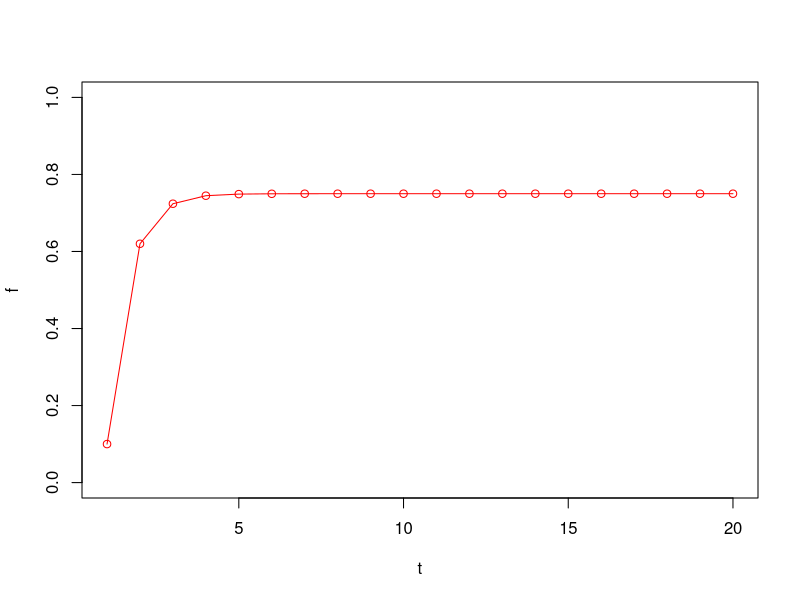
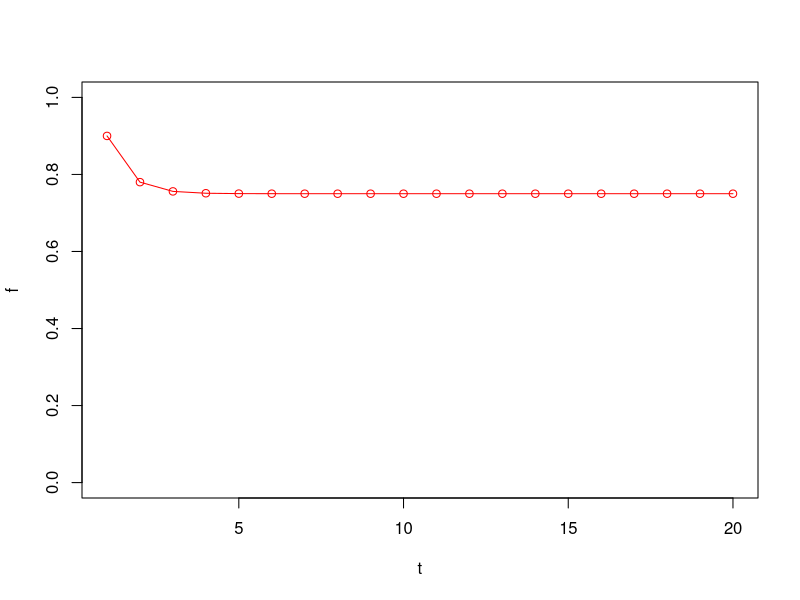
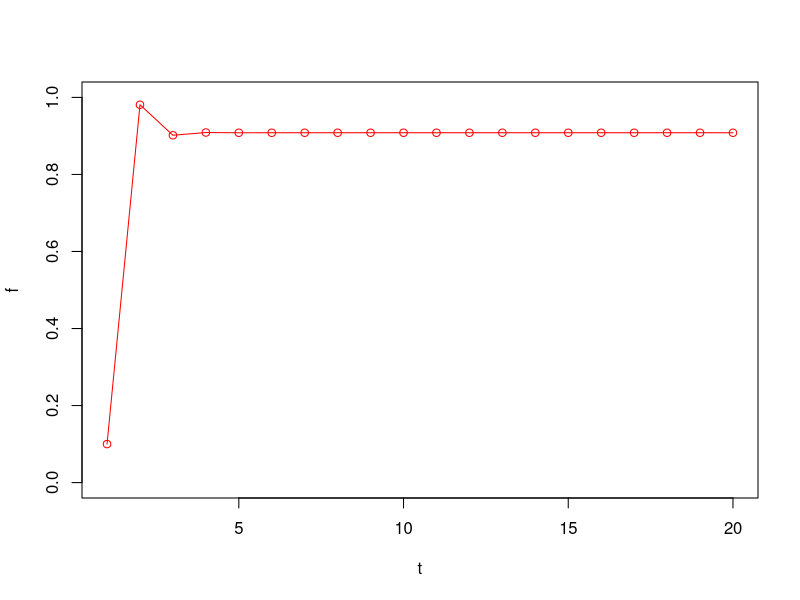
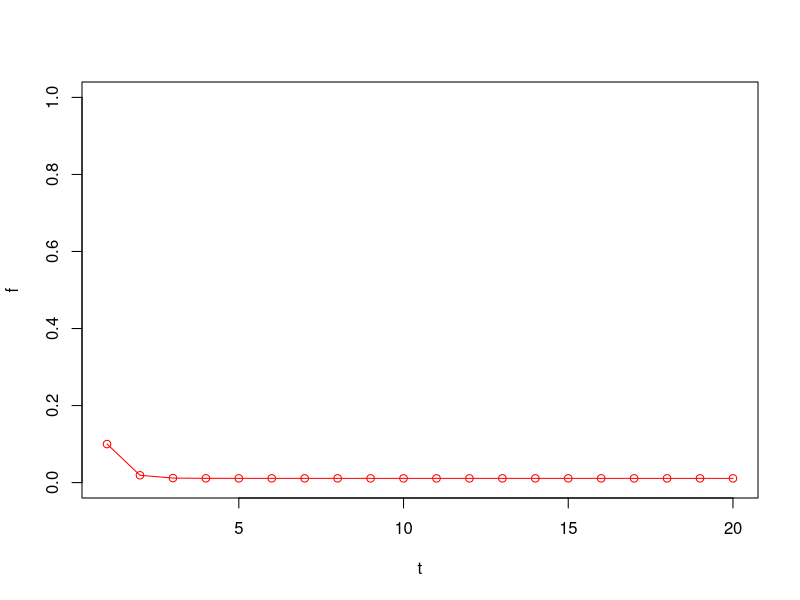
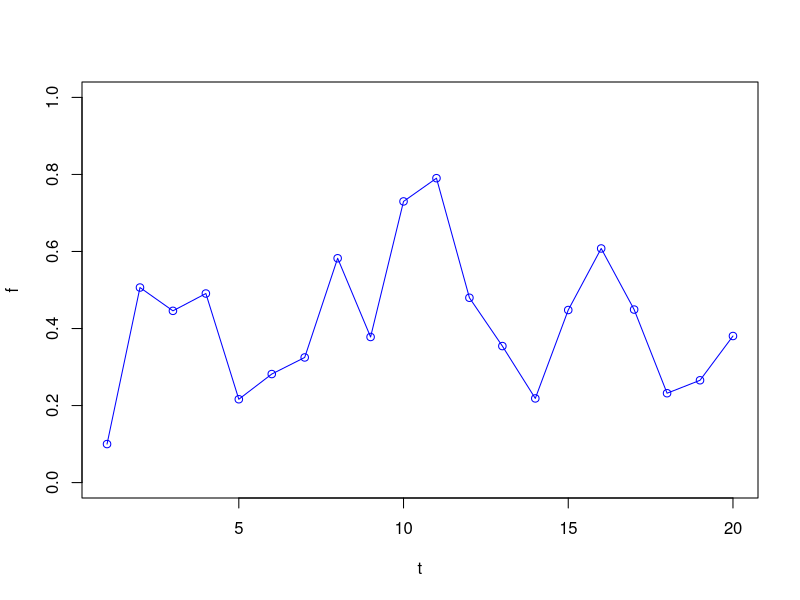
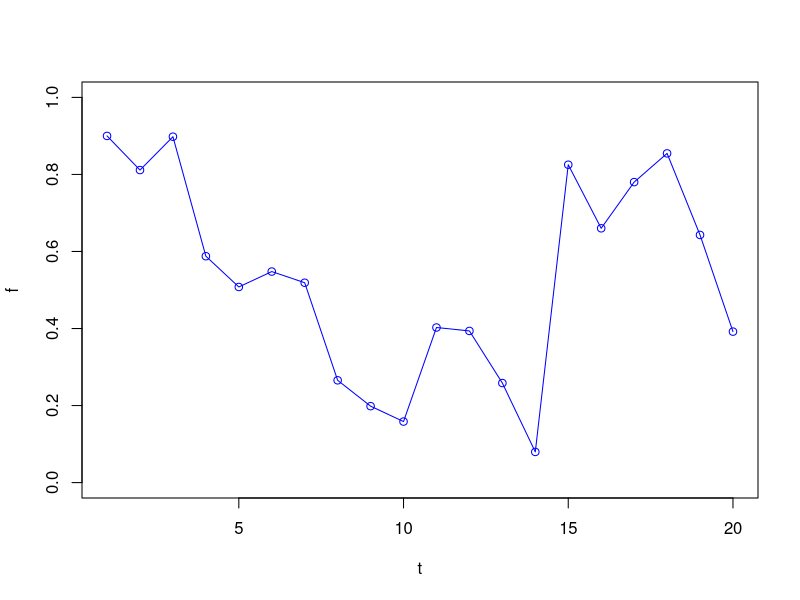

Here is the R script that generated these plots, in order:
## ---- chunk 1
# Model1 generates a simple island-mainland metapopulation model
Model1 <- function(Time=20,f_0=0.1,i=0.6,e=0.2){
  myVec <- rep(0,Time)
  myVec[1] <- f_0
  for (j in 2:Time){
    myVec[j] <- myVec[j-1] + i*(1 - myVec[j-1]) - e*myVec[j-1]
  }
  plot(x=1:Time,y=myVec,
                type="o",
                xlab="t", ylab="f",
                col="red",
                ylim=c(0,1))
  
  
}

Model1()
## ---- chunk 2
Model1(f_0=0.9)
## ---- chunk 3
Model1(i=0.99,e=0.1)

## ---- chunk 4
Model1(i=0.01,e=0.9)
## ---- chunk 5
# Model2 generates a simple stochastic island-mainland metapopulation model
Model2 <- function(Time=20,f_0=0.1,i=0.6,e=0.2){
  myVec <- rep(0,Time)
  myVec[1] <- f_0
  i=runif(Time)
  e=runif(Time)
  for (j in 2:Time){
    myVec[j] <- myVec[j-1] + i[j-1]*(1 - myVec[j-1]) - e[j-1]*myVec[j-1]
  }
  plot(x=1:Time,y=myVec,
                type="o",
                xlab="t", ylab="f",
                col="blue",
                ylim=c(0,1))
  
  
}

Model2()
Model2(f_0=0.9,i=0.9,e=0.1)
